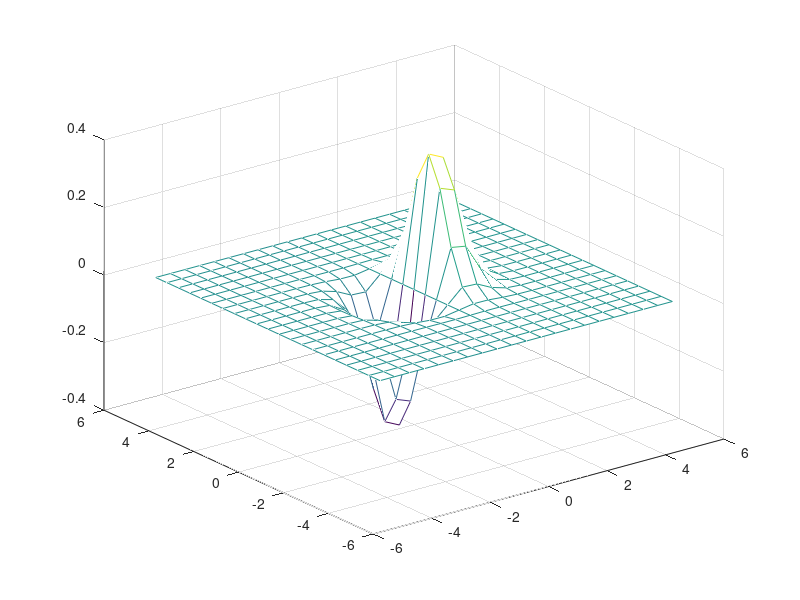

Reproduce this figure in MATLAB.
%VISUALISASI 

% %Plot
% x = [-10:2:10];
% y =  x.^2;
% g = 2*x;
% plot(x,y,'r+',x,g,'b.-')
% xlabel(' sumbu x')
% ylabel('f(x)')
% title ('Grafik fungsi x^2')
% legend ('f(x)','g(x)')
% grid on

%Sub Plot
% x = [-50:2:50];
% y =  x.^2;
% g = 2*x;

% subplot(2,1,1)
% plot(x,y,'r+')
% xlabel(' sumbu x')
% ylabel('f(x)')
% title ('Grafik fungsi x^2')
% %legend ('f(x)','g(x)')
% grid on
% 
% subplot(2,1,2)
% plot(x,g,'b*')
% xlabel(' sumbu x')
% ylabel('f(x)')
% title ('Grafik fungsi 2*x')
% %legend ('f(x)','g(x)')
% grid on

% % subplot(2,1,1)
% figure(1)
% plot(x,y,'r+')
% xlabel(' sumbu x')
% ylabel('f(x)')
% title ('Grafik fungsi x^2')
% %legend ('f(x)','g(x)')
% grid on
% 
% %subplot(2,1,2)
% figure(2)
% plot(x,g,'b*')
% xlabel(' sumbu x')
% ylabel('f(x)')
% title ('Grafik fungsi 2*x')
% %legend ('f(x)','g(x)')
% grid on

%countour
% x = linspace(-2*pi,2*pi);
% y = linspace(0,4*pi);
% [X,Y] = meshgrid(x,y);
% Z = sin(X)+cos(Y);
% contour(X,Y,Z)
% 
% [X,Y] = meshgrid(-5:0.25:5);
% Z = X.^2 + Y.^2;
% contour3(Z)

%Plot3D
% x = [-5:0.1:5];
% y = [-5:0.1:5]
% [X,Y] = meshgrid(x,y);
% z = x.*exp(-x.^2-y.^2)
% plot3(X,Y,z)

% contour
[x,y] = meshgrid(-5:0.5:5);
z = x.*exp(-x.^2-y.^2);
% surfc(x,y,z)
mesh(x,y,z)
grid on 

%Plot3D(2)
% t = 0:pi/500:40*pi;
% xt = (3 + cos(sqrt(32)*t)).*cos(t);
% yt = sin(sqrt(32) * t);
% zt = (3 + cos(sqrt(32)*t)).*sin(t);
% 
% plot3(xt,yt,zt)
% axis equal
% xlabel('x(t)')
% ylabel('y(t)')
% zlabel('z(t)')



